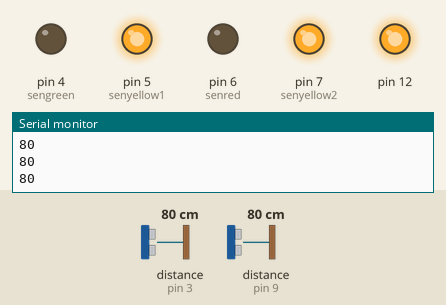
Recording of a sketch running on a simulated Arduino Uno, built with avr-gcc and run on an emulated ATmega328P. Parts: output pins drawn as LEDs (lit = HIGH), the last lines printed to the serial monitor. Inputs (shaded band) come from the test bench; at power-on: distance to the obstacle (sensors on pin 3, pin 9) 80 cm. The echo pulse lasts 58.3 µs per cm.

Above: at 5.8 s.
5.9 s: distance to the obstacle (sensor on pin 3) set to 71 cm
At 10.9 s:
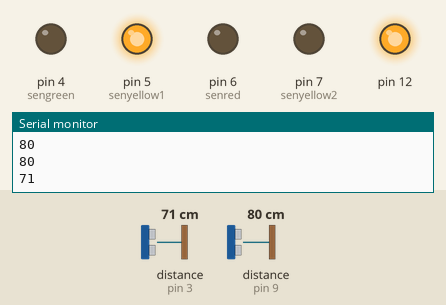
11.9 s: distance to the obstacle (sensor on pin 9) set to 71 cm
At 16.3 s:
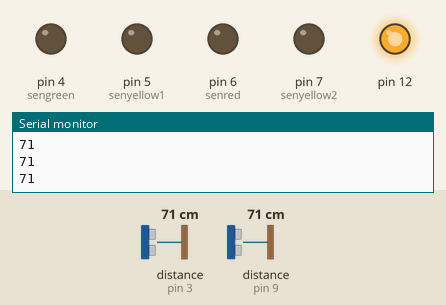
17.9 s: distance to the obstacle (sensor on pin 3) set to 120 cm
At 20.6 s:
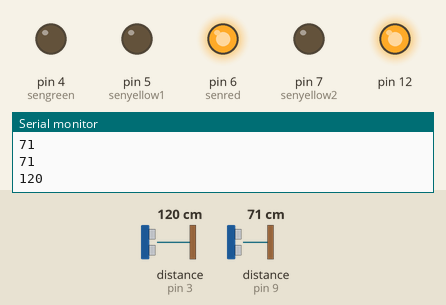
23.9 s: distance to the obstacle (sensor on pin 9) set to 250 cm
At 26.4 s:
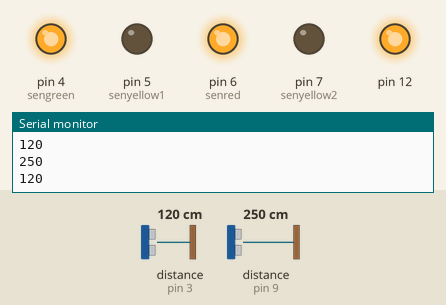
29.9 s: distance to the obstacle (sensor on pin 3) set to 115 cm
At 31.1 s:
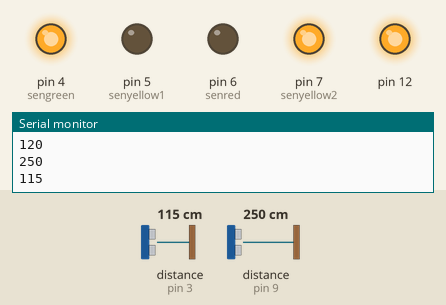
35.9 s: distance to the obstacle (sensor on pin 9) set to 2 cm
At 41.0 s:
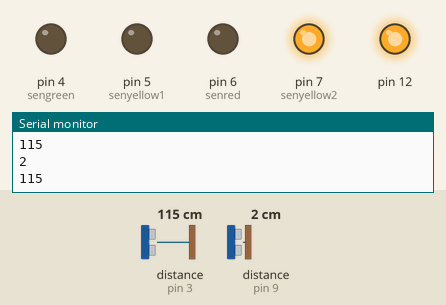
Timing chart, 0 to 42.5 s (numbered marks = the images above; inputs shaded):
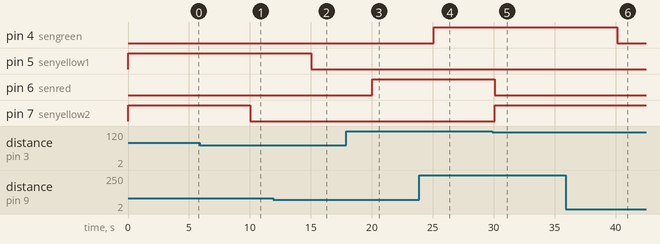

The sketch:

Dustbin2.ino
```cpp
#include <Ultrasonic.h>                   // import ultrasonic library

Ultrasonic ultrasonic(10,9);               // Register ultrasonic sensor with interface pins trig:2, echo:3
Ultrasonic ultrasonic2(2,3);

#define senyellow1 5
#define senyellow2 7
#define sengreen 4
#define senred 6

void setup()
{

  pinMode(senyellow1,OUTPUT);
  pinMode(senyellow2,OUTPUT);
  pinMode(sengreen,OUTPUT);
  pinMode(senred,OUTPUT);
  pinMode(12,OUTPUT);
  digitalWrite(12,HIGH);
  Serial.begin(9600);

}

void loop() {

  //Sensor 1
  int check = ultrasonic.distanceRead();
  Serial.println(check);
  if(check <= 75)
  {
    //Serial.print("Dustbin is filled Less than 50%");
    digitalWrite(sengreen,LOW);
    digitalWrite(senyellow1,LOW);
    }

   else if (check >= 120)
   {
    digitalWrite(sengreen,HIGH);
    digitalWrite(senyellow1,LOW);
    }
   else
   {
    digitalWrite(sengreen,LOW);
    digitalWrite(senyellow1,HIGH);
    }

  //Sensor 2

  int check2 = ultrasonic2.distanceRead();
  Serial.println(check2);
  if(check2 <= 75)
  {
    //Serial.print("Dustbin is filled Less than 50%");
    digitalWrite(senred,LOW);
    digitalWrite(senyellow2,LOW);
    }

   else if (check2 >= 120)
   {
    digitalWrite(senred,HIGH);
    digitalWrite(senyellow2,LOW);
    }
   else
   {
    digitalWrite(senred,LOW);
    digitalWrite(senyellow2,HIGH);
    }


  delay(5000);                                  // waits half a second

}
```

Measured:
- the behaviour switches between 76 and 75 cm on distance to the obstacle (sensor on pin 3) (found by bisection; images 0 and 1)
- the behaviour switches between 76 and 75 cm on distance to the obstacle (sensor on pin 9) (found by bisection; images 1 and 2)
- the behaviour switches between 120 and 119 cm on distance to the obstacle (sensor on pin 3) (found by bisection; images 4 and 5)
- after the input at 5.9 s, pin 7 (senyellow2): HIGH → LOW after 4.1 s
- after the input at 11.9 s, pin 5 (senyellow1): HIGH → LOW after 3.1 s
- after the input at 17.9 s, pin 6 (senred): LOW → HIGH after 2.2 s
- after the input at 23.9 s, pin 4 (sengreen): LOW → HIGH after 1.2 s
- after the input at 29.9 s, pin 6 (senred): HIGH → LOW after 0.20 s; pin 7 (senyellow2): LOW → HIGH after 0.20 s
- after the input at 35.9 s, pin 4 (sengreen): HIGH → LOW after 4.2 s
